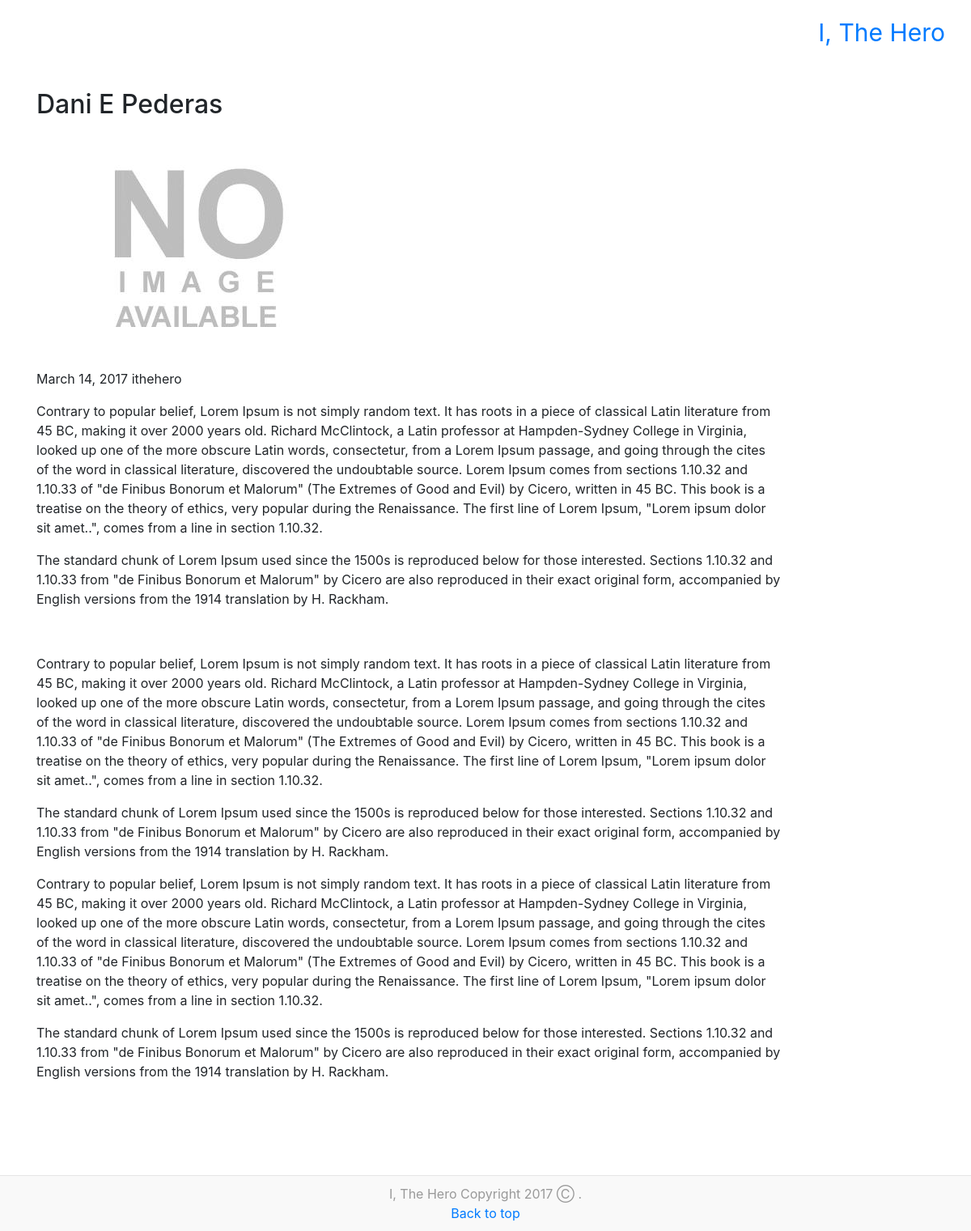
Page /blog/dani-e-pederas/ on the committed database.
### ithehero/models.py (models this page shows, shortened)
class Blog(models.Model):
    CATEGORIES = (('a','Article'),('p','Project'),('b','About'),('i',"Intro"))
    title = models.CharField(max_length=100)
    slug = models.SlugField(unique=True, max_length=255)
    text = RichTextField()
    description = RichTextField(default="")
    date = models.DateField()
    user = models.ForeignKey(User)
    language = models.CharField(max_length=2,choices=[("en","English"), ("bg","Bulgarian")])
    published = models.BooleanField(default=True)
    category = models.CharField(max_length=1, choices=CATEGORIES, default='a')
    image = models.ImageField(upload_to="images",default="images/noimage.jpg")

### ithehero/views.py (the view)
# urls.py: 2. Add a URL to urlpatterns:  url(r'^blog/', include('blog.urls'))
def blog(request,slug):
    blog = Blog.objects.filter(published=True,slug=slug)[0]
    projects = Blog.objects.filter(published=True,category="p")
    return render(request, 'en/blog.html', {'blog': blog, 'projects': projects})

### ithehero/templates/en/blog.html
{% extends 'base.html' %}
{% load static %}
{% block content %}
<div class="container">
    <div class="row">
        <div class="col-sm-10 blog-main">
            <div class="blog-post">
                <h2 class="blog-post-title">{{blog.title}}</h2>
                <img src="{% get_media_prefix %}{{ blog.image }}"/>
                <p class="blog-post-meta">{{blog.date}} {{blog.user}}</p>
                {{blog.text|safe}}
            </div>
        </div>
    </div>
</div>
{% endblock %}

### ithehero/static/css/navbar.css (style rules this page uses)
body { font-family: Georgia, "Times New Roman", Times, serif; color: #555; }
.blog-post { margin-top:30px; }

### rows in the picture
Blog: title "Dani E Pederas", image (placeholder picture), date "March 14, 2017", user "ithehero", text "Contrary to popular belief, Lorem Ipsum is not simply random text. It has roots in a piece of classical Latin literature from 45 BC, making it over 2000 years old. Richard McClintock, a Latin professor at Hampden-Sydney College in Virginia, looked up one of the more obscure Latin words, consectetur, from a Lorem Ipsum passage, and going through the cites of the word in classical literature, discovered the undoubtable source. Lorem Ipsum comes from sections 1.10.32 and 1.10.33 of \"de Finibus Bonorum et Malorum\" (The Extremes of Good and Evil) by Cicero, written in 45 BC. This book is a treatise on the theory of ethics, very popular during the Renaissance. The first line of Lorem Ipsum,…"
